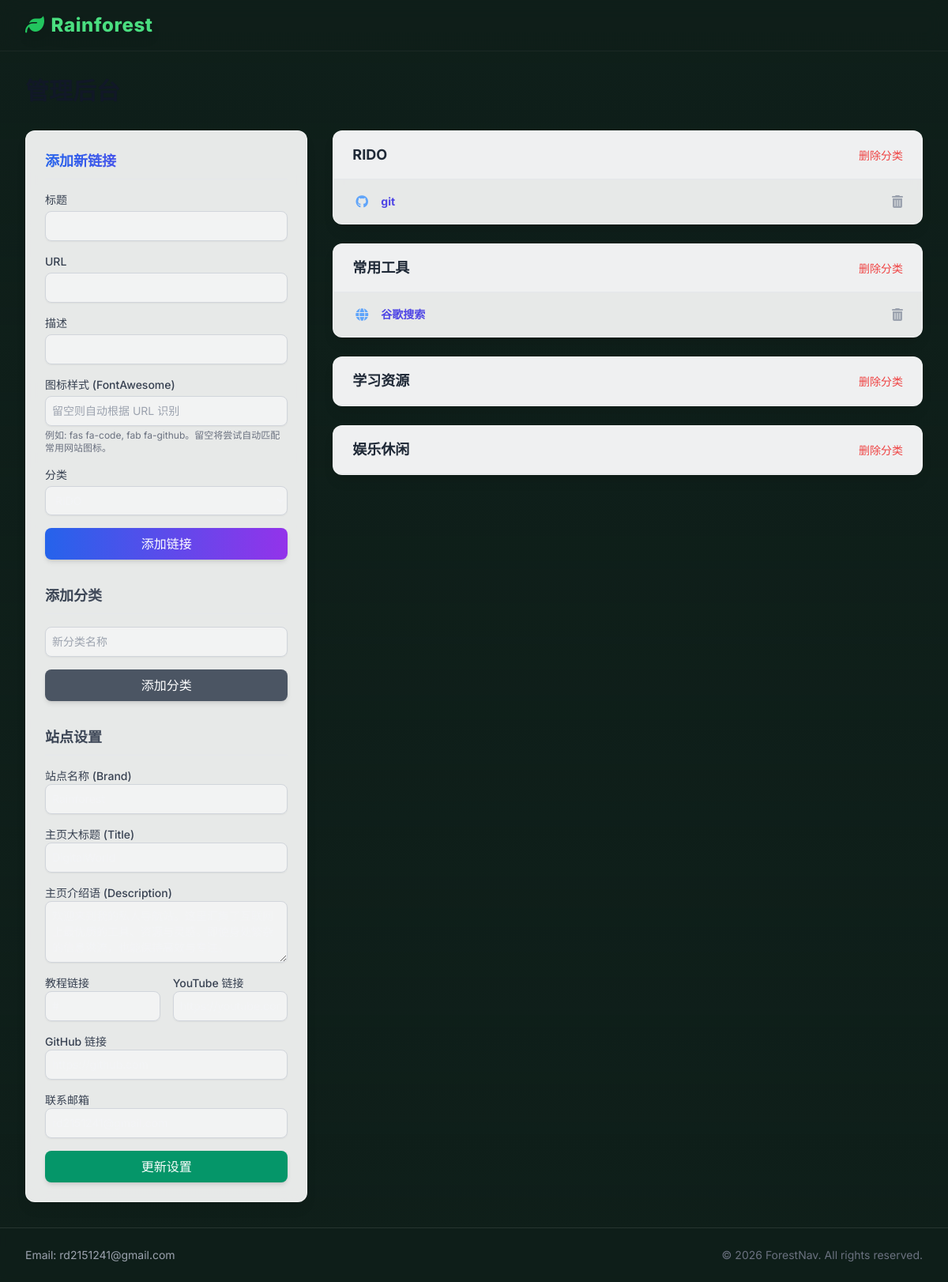
Page /rd/dashboard (signed in) on the committed database.
### models.py (models this page shows)
class SiteConfig(db.Model):
    key = db.Column(db.String(50), primary_key=True)
    value = db.Column(db.String(256))

class Category(db.Model):
    id = db.Column(db.Integer, primary_key=True)
    name = db.Column(db.String(64), nullable=False)
    order = db.Column(db.Integer, default=0)
    links = db.relationship('Link', backref='category', lazy='dynamic', cascade="all, delete-orphan")

class Link(db.Model):
    id = db.Column(db.Integer, primary_key=True)
    title = db.Column(db.String(128), nullable=False)
    url = db.Column(db.String(256), nullable=False)
    description = db.Column(db.String(256))
    icon = db.Column(db.String(64), default='fa-globe')  # FontAwesome icon class
    category_id = db.Column(db.Integer, db.ForeignKey('category.id'), nullable=False)
    created_at = db.Column(db.DateTime, server_default=db.func.now())
    clicks = db.Column(db.Integer, default=0)

### app.py (the view)
@app.route('/rd/dashboard')
@login_required
def dashboard():
    categories = Category.query.order_by(Category.order).all()
    return render_template('dashboard.html', categories=categories)

### app.py (called while the page is built)
@login_manager.user_loader
def load_user(user_id):
    return User.query.get(int(user_id))

@app.context_processor
def inject_now():
    return {'now': datetime.utcnow()}

@app.context_processor
def inject_site_config():
    config = {
        'contact_email': 'contact@example.com',
        'site_title': '数字花园',
        'site_description': '欢迎来到我的私人导航站。这里汇集了互联网上最优质的工具、资源与灵感。即使身处繁杂的信息洪流，也能保持高效与专注。',
        'site_brand': 'ForestNav',
        'site_tutorial_url': '#',
        'site_youtube_url': 'https://youtube.com',
        'site_github_url': 'https://github.com'
    }
    try:
        db_configs = SiteConfig.query.all()
        for cfg in db_configs:
            if cfg.key in config:
                config[cfg.key] = cfg.value
    except:
        pass
    return config

### templates/dashboard.html (shortened to what this page needs)
{% extends "base.html" %}
{% block content %}
<div class="space-y-8">
    <div class="flex justify-between items-center">
        <h1 class="text-3xl font-bold text-gray-900">管理后台</h1>
    </div>
    <div class="grid grid-cols-1 lg:grid-cols-3 gap-8">
        <div class="lg:col-span-1 space-y-6">
            <div class="bg-white/90 backdrop-blur-md shadow-lg rounded-xl p-6 sticky top-6 border border-white/50">
                <h3 class="text-lg font-bold text-gray-900 mb-4 border-b pb-2 bg-gradient-to-r from-blue-600 to-purple-600 bg-clip-text text-transparent">添加新链接</h3>
                <form action="{{ url_for('add_link') }}" method="POST" class="space-y-4">
                    <div>
                        <label class="block text-sm font-medium text-gray-700">标题</label>
                        <input type="text" name="title" required class="mt-1 block w-full rounded-lg border-gray-300 shadow-sm focus:border-blue-500 focus:ring-blue-500 sm:text-sm border p-2 bg-white/50">
                    </div>
                    <div>
                        <label class="block text-sm font-medium text-gray-700">URL</label>
                        <input type="url" name="url" required class="mt-1 block w-full rounded-lg border-gray-300 shadow-sm focus:border-blue-500 focus:ring-blue-500 sm:text-sm border p-2 bg-white/50">
                    </div>
                    <div>
                        <label class="block text-sm font-medium text-gray-700">描述</label>
                        <input type="text" name="description" class="mt-1 block w-full rounded-lg border-gray-300 shadow-sm focus:border-blue-500 focus:ring-blue-500 sm:text-sm border p-2 bg-white/50">
                    </div>
                    <div>
                        <label class="block text-sm font-medium text-gray-700">图标样式 (FontAwesome)</label>
                        <input type="text" name="icon" placeholder="留空则自动根据 URL 识别" class="mt-1 block w-full rounded-lg border-gray-300 shadow-sm focus:border-blue-500 focus:ring-blue-500 sm:text-sm border p-2 bg-white/50">
                        <p class="text-xs text-gray-500 mt-1">例如: fas fa-code, fab fa-github。留空将尝试自动匹配常用网站图标。</p>
                    </div>
                    <div>
                        <label class="block text-sm font-medium text-gray-700">分类</label>
                        <div class="flex gap-2">
                            <select name="category_id" class="mt-1 block w-full rounded-lg border-gray-300 shadow-sm focus:border-blue-500 focus:ring-blue-500 sm:text-sm border p-2 bg-white/50">
                                {% for category in categories %}
                                    <option value="{{ category.id }}">{{ category.name }}</option>
                                {% endfor %}
                            </select>
                        </div>
                    </div>
                    <button type="submit" class="w-full bg-gradient-to-r from-blue-600 to-purple-600 text-white py-2 px-4 rounded-lg hover:from-blue-700 hover:to-purple-700 transition shadow-md">添加链接</button>
                </form>
                <h3 class="text-lg font-bold text-gray-900 mt-8 mb-4 border-b pb-2 bg-gradient-to-r from-gray-700 to-gray-500 bg-clip-text text-transparent">添加分类</h3>
                <form action="{{ url_for('add_category') }}" method="POST" class="space-y-4">
                    <div>
                        <input type="text" name="name" placeholder="新分类名称" required class="block w-full rounded-lg border-gray-300 shadow-sm focus:border-blue-500 focus:ring-blue-500 sm:text-sm border p-2 bg-white/50">
                    </div>
                    <button type="submit" class="w-full bg-gray-600 text-white py-2 px-4 rounded-lg hover:bg-gray-700 transition shadow-md">添加分类</button>
                </form>
                <h3 class="text-lg font-bold text-gray-900 mt-8 mb-4 border-b pb-2 bg-gradient-to-r from-gray-700 to-gray-500 bg-clip-text text-transparent">站点设置</h3>
                <form action="{{ url_for('update_settings') }}" method="POST" class="space-y-4">
                    <div>
                        <label class="block text-sm font-medium text-gray-700">站点名称 (Brand)</label>
                        <input type="text" name="site_brand" value="{{ site_brand }}" class="block w-full rounded-lg border-gray-300 shadow-sm focus:border-blue-500 focus:ring-blue-500 sm:text-sm border p-2 bg-white/50">
                    </div>
                    <div>
                        <label class="block text-sm font-medium text-gray-700">主页大标题 (Title)</label>
                        <input type="text" name="site_title" value="{{ site_title }}" class="block w-full rounded-lg border-gray-300 shadow-sm focus:border-blue-500 focus:ring-blue-500 sm:text-sm border p-2 bg-white/50">
                    </div>
                    <div>
                        <label class="block text-sm font-medium text-gray-700">主页介绍语 (Description)</label>
                        <textarea name="site_description" rows="3" class="block w-full rounded-lg border-gray-300 shadow-sm focus:border-blue-500 focus:ring-blue-500 sm:text-sm border p-2 bg-white/50">{{ site_description }}</textarea>
                    </div>
                    <div class="grid grid-cols-2 gap-4">
                        <div>
                            <label class="block text-sm font-medium text-gray-700">教程链接</label>
                            <input type="text" name="site_tutorial_url" value="{{ site_tutorial_url }}" placeholder="#" class="block w-full rounded-lg border-gray-300 shadow-sm focus:border-blue-500 focus:ring-blue-500 sm:text-sm border p-2 bg-white/50">
                        </div>
                        <div>
                            <label class="block text-sm font-medium text-gray-700">YouTube 链接</label>
                            <input type="text" name="site_youtube_url" value="{{ site_youtube_url }}" placeholder="https://youtube.com/..." class="block w-full rounded-lg border-gray-300 shadow-sm focus:border-blue-500 focus:ring-blue-500 sm:text-sm border p-2 bg-white/50">
                        </div>
                        <div class="col-span-2">
                            <label class="block text-sm font-medium text-gray-700">GitHub 链接</label>
                            <input type="text" name="site_github_url" value="{{ site_github_url }}" placeholder="https://github.com/..." class="block w-full rounded-lg border-gray-300 shadow-sm focus:border-blue-500 focus:ring-blue-500 sm:text-sm border p-2 bg-white/50">
                        </div>
                    </div>
                    <div>
                        <label class="block text-sm font-medium text-gray-700">联系邮箱</label>
                        <input type="email" name="contact_email" value="{{ contact_email }}" class="block w-full rounded-lg border-gray-300 shadow-sm focus:border-blue-500 focus:ring-blue-500 sm:text-sm border p-2 bg-white/50">
                    </div>
                    <button type="submit" class="w-full bg-emerald-600 text-white py-2 px-4 rounded-lg hover:bg-emerald-700 transition shadow-md">更新设置</button>
                </form>
            </div>
        </div>
        <div class="lg:col-span-2 space-y-6">
            {% for category in categories %}
            <div class="bg-white/90 backdrop-blur-md shadow-lg rounded-xl overflow-hidden border border-white/50">
                <div class="bg-gray-50/50 px-6 py-4 border-b border-gray-200 flex justify-between items-center">
                    <h3 class="text-lg font-bold text-gray-800">{{ category.name }}</h3>
                    <form action="{{ url_for('delete_category', id=category.id) }}" method="POST" onsubmit="return confirm('确定要删除此分类及其下所有链接吗？');">
                        <button type="submit" class="text-red-500 hover:text-red-700 text-sm font-medium transition">删除分类</button>
                    </form>
                </div>
                <ul class="divide-y divide-gray-200">
                    {% for link in category.links %}
                    <li class="px-6 py-4 flex items-center justify-between hover:bg-blue-50/50 transition duration-150">
                        <div class="flex items-center">
                            <i class="{{ link.icon or 'fas fa-globe' }} text-blue-400 mr-3 w-6 text-center"></i>
                            <div>
                                <p class="text-sm font-bold text-indigo-600 truncate"><a href="{{ link.url }}" target="_blank">{{ link.title }}</a></p>
                            </div>
                        </div>
                        <form action="{{ url_for('delete_link', id=link.id) }}" method="POST" onsubmit="return confirm('确定要删除此链接吗？');">
                            <button type="submit" class="ml-4 text-gray-400 hover:text-red-500 transition">
                                <i class="fas fa-trash-alt"></i>
                            </button>
                        </form>
                    </li>
                    {% endfor %}
                </ul>
            </div>
            {% endfor %}
        </div>
    </div>
</div>
{% endblock %}

### templates/base.html (shortened to what this page needs)
<!DOCTYPE html>
<html lang="zh-CN" class="scroll-smooth">
<head>
    <script src="https://cdn.tailwindcss.com"></script>
    <link rel="stylesheet" href="https://cdnjs.cloudflare.com/ajax/libs/font-awesome/6.4.0/css/all.min.css">
</head>
<body class="bg-[#0f1f1a] text-gray-100 min-h-screen flex flex-col relative">
    <div class="fixed inset-0 z-[-1]">
        <video autoplay muted loop playsinline
               poster="https://images.unsplash.com/photo-1511497584788-876760111969?q=80&w=2000&auto=format&fit=crop"
               class="object-cover w-full h-full opacity-70">
            <source src="https://videos.pexels.com/video-files/857251/857251-hd_1920_1080_30fps.mp4" type="video/mp4">
            <source src="https://videos.pexels.com/video-files/3847524/3847524-hd_1920_1080_30fps.mp4" type="video/mp4">
        </video>
        <div class="absolute inset-0 bg-gradient-to-b from-[#0f1f1a]/80 via-[#0f1f1a]/50 to-[#0f1f1a]/90"></div>
    </div>
    <nav class="bg-[#0f1f1a]/60 backdrop-blur-md border-b border-white/5 sticky top-0 z-50">
        <div class="max-w-7xl mx-auto px-4 sm:px-6 lg:px-8">
            <div class="flex justify-between h-16">
                <div class="flex">
                    <div class="flex-shrink-0 flex items-center">
                        <a href="{{ url_for('index') }}" class="text-2xl font-extrabold text-green-400 drop-shadow-lg tracking-wide">
                            <i class="fas fa-leaf mr-2 text-green-500"></i>{{ site_brand }}
                        </a>
                    </div>
                </div>
            </div>
        </div>
    </nav>
    <main class="flex-grow max-w-7xl w-full mx-auto px-4 sm:px-6 lg:px-8 py-8">
        {% block content %}{% endblock %}
    </main>
    <footer class="bg-[#0f1f1a]/80 border-t border-white/10 mt-auto backdrop-blur-sm">
        <div class="max-w-7xl mx-auto py-6 px-4 sm:px-6 lg:px-8">
            <div class="grid grid-cols-1 md:grid-cols-2 gap-4 items-center">
                <div class="text-center md:text-left">
                     <p class="text-sm text-gray-400">Email: {{ contact_email }}</p>
                </div>
                <div class="text-center md:text-right">
                    <p class="text-gray-500 text-sm">
                        &copy; {{ now.year }} ForestNav. All rights reserved.
                    </p>
                </div>
            </div>
        </div>
    </footer>
</body>
</html>

### templates/base.html (style rules this page uses)
body { font-family: 'Inter', sans-serif; }

### rows in the picture
SiteConfig: value "Rainforest", site_brand "Rainforest"
SiteConfig: site_title "DigitalWorld"
SiteConfig: site_description "欢迎来到我的私人导航站。这里汇集了互联网上最优质的工具、资源与灵感。即使身处繁杂的信息洪流，也能保持高效与专注。"
SiteConfig: site_youtube_url "https://youtube.com"
SiteConfig: contact_email "rd2151241@gmail.com", value "rd2151241@gmail.com"
Category: name "RIDO"
Link: title "git"
Category: name "常用工具"
Link: title "谷歌搜索"
Category: name "学习资源"
Category: name "娱乐休闲"

### other values in the picture
form field category_id "RIDO"
